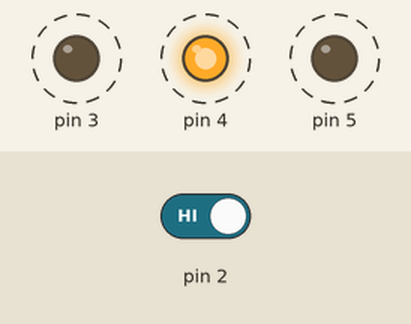
This sketch was run on a simulated Arduino Uno, built with avr-gcc and run on an emulated ATmega328P. Parts: output pins drawn as LEDs (lit = HIGH). Dashed ring = blinking. Inputs (shaded band) come from the test bench; at power-on: pin 2 HIGH.

Above: at 5.1 s.
5.7 s: pin 2 driven LOW
At 7.8 s:
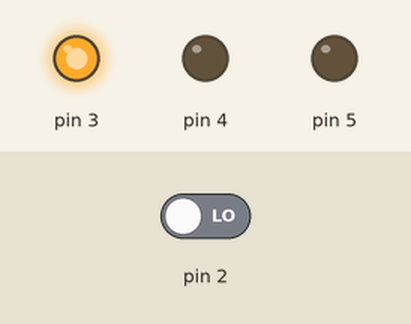
9.2 s: pin 2 driven HIGH
At 9.3 s:
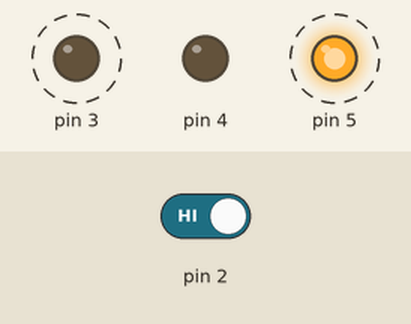
Timing chart, 0 to 18.7 s (numbered marks = the images above; inputs shaded):
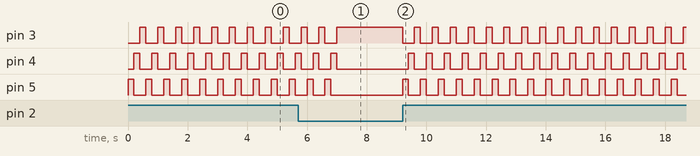

Measured:
- after the input at 5.7 s, pin 3: goes on until 7.0 s, then stays HIGH; pin 4: goes on until 7.0 s, then stays LOW; pin 5: goes on until 6.8 s, then stays LOW
- after the input at 9.2 s, pin 3, pin 5: alternates HIGH for 0.20 s and LOW for 0.40 s, starting at once; pin 4: alternates HIGH for 0.20 s and LOW for 0.40 s, starting after 0.20 s
- by itself, pin 3–5: alternates HIGH for 0.20 s and LOW for 0.40 s

The sketch:

sketch_aug24a.ino
```cpp
int switchState = 0;
int Light_Time = 200;

int stat = 0;
void setup() {
  pinMode(3, OUTPUT);
  pinMode(4, OUTPUT);
  pinMode(5, OUTPUT);
  pinMode(2, INPUT);
}

void loop(){
  switchState = digitalRead(2);
  if(switchState == LOW){
  // the button is not pressed

  digitalWrite(3, HIGH); //green LED
  digitalWrite(4, LOW); //Red LED
  digitalWrite(5, LOW); //red LED

  stat = 1;
  }

  else{
    for( int i= 0; i < 4; i++){
        digitalWrite(3, LOW);
        digitalWrite(4, LOW);
        digitalWrite(5, HIGH);
        delay(Light_Time); // wait for a quarter seconds

        digitalWrite(4, HIGH);
        digitalWrite(5, LOW);
        delay(Light_Time);

        digitalWrite(3, HIGH); //
        digitalWrite(4, LOW);//
        digitalWrite(5, LOW);//
        delay(Light_Time);//
    }
  }

}
```
